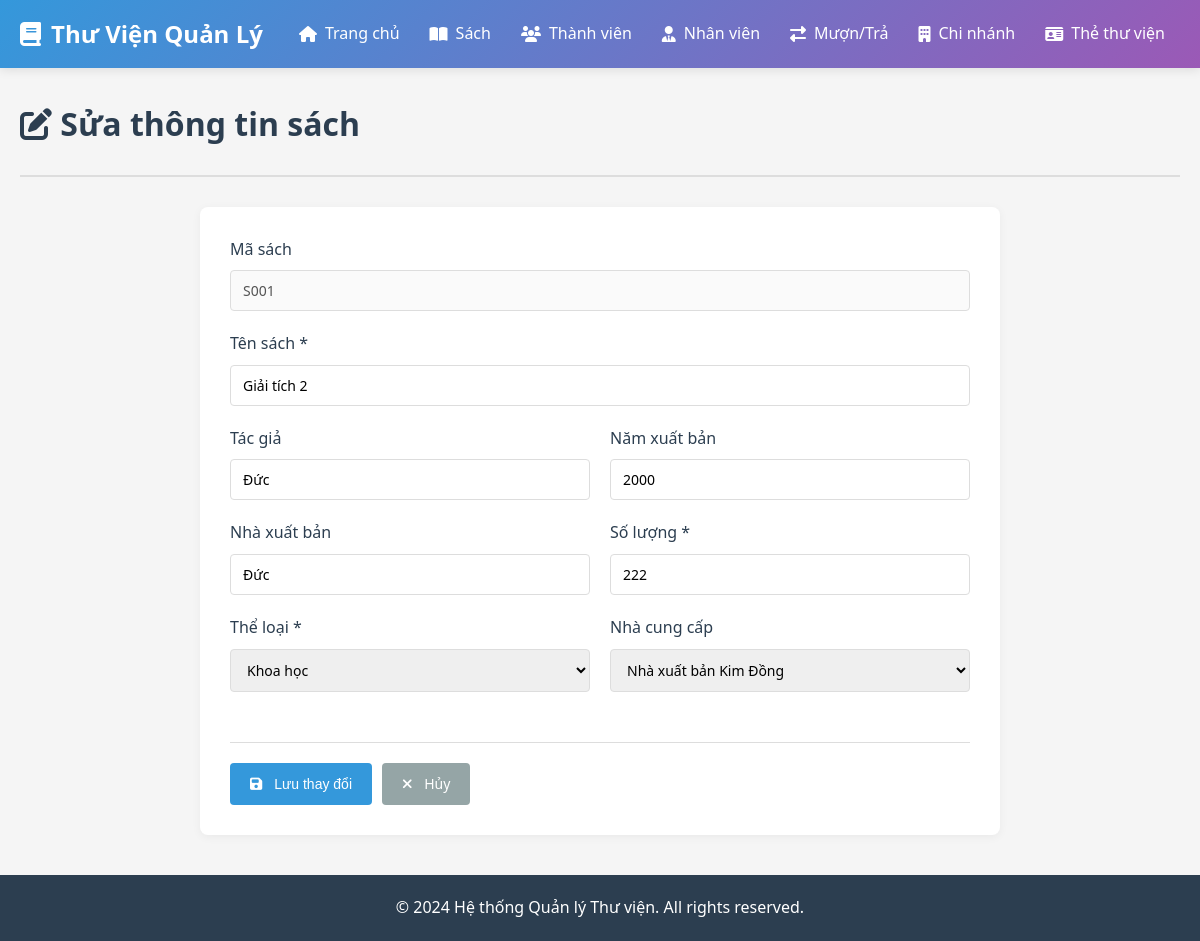
/sach/S001/sua, run on the app's committed database.
### app/models/__init__.py (models this page shows, shortened)
class Sach(db.Model):
    __tablename__ = 'sach'
    ma_sach = db.Column(db.String(10), primary_key=True)
    ten_sach = db.Column(db.String(200), nullable=False)
    tac_gia = db.Column(db.String(150))
    nam_xb = db.Column(db.Integer)
    nha_xb = db.Column(db.String(150))
    so_luong = db.Column(db.Integer, default=0)
    ma_tl = db.Column(db.String(10), db.ForeignKey('thai_loai.ma_tl'), nullable=False)
    ma_ncc = db.Column(db.String(10), db.ForeignKey('nha_cung_cap.ma_ncc'))
    ban_sao = db.relationship('BanSao', backref='sach', lazy=True, cascade='all, delete-orphan')

class ThaiLoai(db.Model):
    __tablename__ = 'thai_loai'
    ma_tl = db.Column(db.String(10), primary_key=True)
    ten_tl = db.Column(db.String(100), nullable=False)
    sach = db.relationship('Sach', backref='thai_loai', lazy=True, cascade='all, delete-orphan')

class NhaCungCap(db.Model):
    __tablename__ = 'nha_cung_cap'
    ma_ncc = db.Column(db.String(10), primary_key=True)
    ten_ncc = db.Column(db.String(150), nullable=False)
    dia_chi = db.Column(db.String(255))
    sdt = db.Column(db.String(15))
    email = db.Column(db.String(100))
    sach = db.relationship('Sach', backref='nha_cung_cap', lazy=True, cascade='all, delete-orphan')

### app/routes/__init__.py (the view, shortened to what this page needs)
@bp.route('/sach/<ma_sach>/sua', methods=['GET', 'POST'])
def sua_sach(ma_sach):
    sach = db.session.get(Sach, ma_sach)
    if not sach:
        flash('Không tìm thấy sách', 'danger')
        return redirect(url_for('main.danh_sach_sach'))
    the_loai = db.session.query(ThaiLoai).all()
    nha_cung_cap = db.session.query(NhaCungCap).all()
    return render_template('sach/sua.html', sach=sach, the_loai=the_loai, nha_cung_cap=nha_cung_cap)

### app/templates/sach/sua.html (shortened to what this page needs)
{% extends "base.html" %}
{% block content %}
<div class="page-header">
    <h1><i class="fas fa-edit"></i> Sửa thông tin sách</h1>
</div>
<div class="form-container">
    <form method="POST" class="form">
        <div class="form-group">
            <label for="ma_sach">Mã sách</label>
            <input type="text" id="ma_sach" value="{{ sach.ma_sach }}" disabled>
        </div>
        <div class="form-group">
            <label for="ten_sach">Tên sách *</label>
            <input type="text" id="ten_sach" name="ten_sach" value="{{ sach.ten_sach }}" required>
        </div>
        <div class="form-row">
            <div class="form-group">
                <label for="tac_gia">Tác giả</label>
                <input type="text" id="tac_gia" name="tac_gia" value="{{ sach.tac_gia or '' }}">
            </div>
            <div class="form-group">
                <label for="nam_xb">Năm xuất bản</label>
                <input type="number" id="nam_xb" name="nam_xb" value="{{ sach.nam_xb or '' }}">
            </div>
        </div>
        <div class="form-row">
            <div class="form-group">
                <label for="nha_xb">Nhà xuất bản</label>
                <input type="text" id="nha_xb" name="nha_xb" value="{{ sach.nha_xb or '' }}">
            </div>
            <div class="form-group">
                <label for="so_luong">Số lượng *</label>
                <input type="number" id="so_luong" name="so_luong" value="{{ sach.so_luong }}" required min="0">
            </div>
        </div>
        <div class="form-row">
            <div class="form-group">
                <label for="ma_tl">Thể loại *</label>
                <select id="ma_tl" name="ma_tl" required>
                    {% for tl in the_loai %}
                    <option value="{{ tl.ma_tl }}" {% if tl.ma_tl == sach.ma_tl %}selected{% endif %}>{{ tl.ten_tl }}</option>
                    {% endfor %}
                </select>
            </div>
            <div class="form-group">
                <label for="ma_ncc">Nhà cung cấp</label>
                <select id="ma_ncc" name="ma_ncc">
                    {% for ncc in nha_cung_cap %}
                    <option value="{{ ncc.ma_ncc }}" {% if ncc.ma_ncc == sach.ma_ncc %}selected{% endif %}>{{ ncc.ten_ncc }}</option>
                    {% endfor %}
                </select>
            </div>
        </div>
        <div class="form-actions">
            <button type="submit" class="btn btn-primary">
                <i class="fas fa-save"></i> Lưu thay đổi
            </button>
            <a href="{{ url_for('main.danh_sach_sach') }}" class="btn btn-secondary">
                <i class="fas fa-times"></i> Hủy
            </a>
        </div>
    </form>
</div>
{% endblock %}

### app/static/css/style.css (style rules this page uses)
:root { --primary: #3498db; --success: #2ecc71; --danger: #e74c3c; --warning: #f39c12; --info: #9b59b6; --light: #ecf0f1; --dark: #2c3e50; --gray: #95a5a6; --border: #ddd; }
* { margin: 0; padding: 0; box-sizing: border-box; }
body { font-family: 'Segoe UI', Tahoma, Geneva, Verdana, sans-serif; background-color: #f5f5f5; color: var(--dark); line-height: 1.6; }
.page-header { margin-bottom: 30px; padding-bottom: 20px; border-bottom: 2px solid var(--border); }
.page-header h1 { font-size: 32px; margin-bottom: 5px; color: var(--dark); }
.btn { display: inline-block; padding: 10px 20px; border: none; border-radius: 4px; cursor: pointer; text-decoration: none; font-size: 14px; transition: all 0.3s; font-weight: 500; text-align: center; }
.btn i { margin-right: 8px; }
.btn-primary { background: var(--primary); color: white; }
.btn-secondary { background: var(--gray); color: white; }
.form-container { background: white; border-radius: 8px; padding: 30px; box-shadow: 0 2px 10px rgba(0,0,0,0.05); max-width: 800px; margin: 0 auto; }
.form-group { margin-bottom: 20px; }
.form-row { display: grid; grid-template-columns: 1fr 1fr; gap: 20px; }
.form-group label { display: block; margin-bottom: 8px; font-weight: 500; color: var(--dark); }
.form-group input, .form-group select, .form-group textarea { width: 100%; padding: 10px 12px; border: 1px solid var(--border); border-radius: 4px; font-size: 14px; font-family: inherit; transition: border-color 0.3s; }
.form-actions { display: flex; gap: 10px; margin-top: 30px; padding-top: 20px; border-top: 1px solid var(--border); }

### data on the page
Sach: ma_sach "S001", ten_sach "Giải tích 2", tac_gia "Đức", nam_xb "2000", nha_xb "Đức", so_luong "222", ma_tl "Khoa học", ma_ncc "Nhà xuất bản Kim Đồng"
